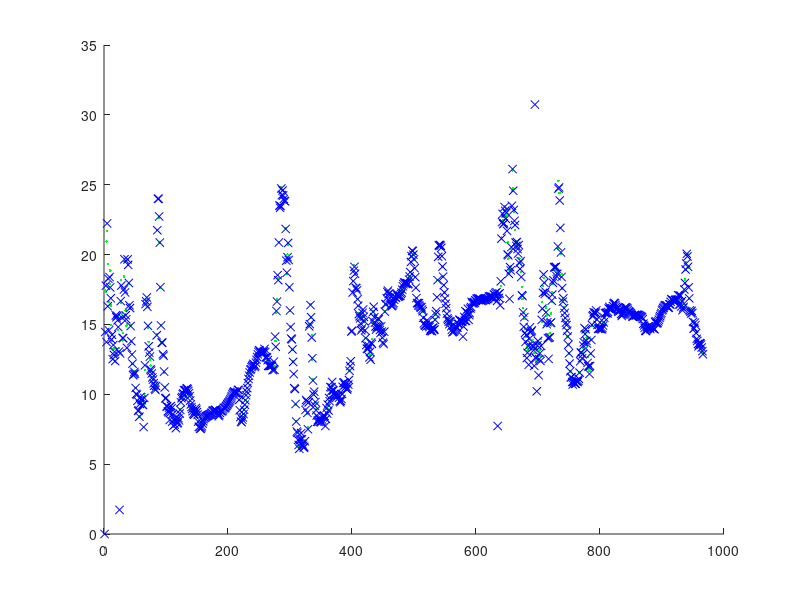
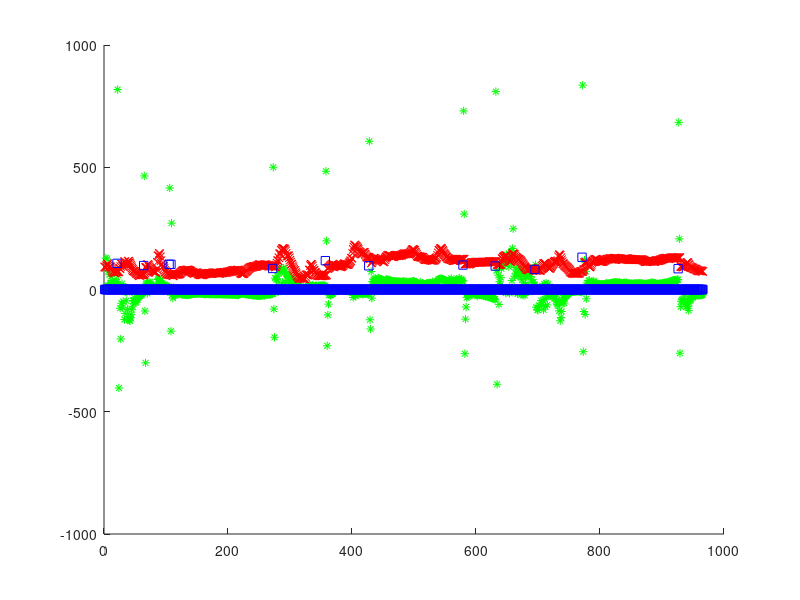

These charts were generated, in order, by the following MATLAB code:
%Kalman Filter Application

%%
%{
Theory
---------------------------------------------------------------------------
KF estimate the state x E R^n
given by   x(t)= Ax(t-1) + Gw(t-1)
A (n x m)-> relates state at t-1 with state at t
G (n x k)-> relates w(t) to the state at t
w(t)(K) -> represents the process noise

Measurement y E R^m
given by   y(t)= Hx(t) + v(t)
H (m x n)-> relates the state with the measurement
v(t)-> represents the measurement noise

---------------------------------------------------------------------------
P(w) ~ N(o,Q)
p(v) ~ N(0,R)
Q-> process noise covariance
R-> measurement noise covariance

P[t|t-1] = E[ ( x(t) - ^x(t|t-1) ) ( x(t) - x(t|t-1) )^T ]
P[t|t] = E[ ( x(t) - ^x(t|t) ) ( x(t) - x(t|t) )^T ]

Time update equations:
^x(t|t-1) =  A* ^x(t-1|t-1)
P[t|t-1] = A * P[t-1|t-1] * A^T + Q

Measurement equations:
K[t] = P[t|t-1] * H^T * (H * P[t|t-1] * H^T + R)^-1
^x(t|t) = ^x(t|t-1) + K[t] * ( y(t) - H * ^x(t|t-1) )
P[t|t] = ( I - K[t] * H )* P(t-1|t-1)

K[t] (n x m)-> Kalman gain
%}

%%

%{
    Article
    Matthew Kuure-Kinsey, Cesar C. Palerm, B. Wayne Bequette, "A dual-rate
    Kalman Filter for Continuous Glucose Monitoring", Proceedings of the
    28th IEEE 2006.

    .......................................................................
    Blood glucose estimation. Expressed in terms of its rate of change
        g[t+1] = g[t] + (dif)g[t]
    and the rate of change is modeled as a stochastic signal
        (dif)g[t+1] = (dif)g[t] + w[g,t]
    The same is done for the sensor gain.
        a[t+1] = a[k] + (dif)a[t]
        (dif)a[t+1] = (dif)a[t] + w[a,t]
    
    -----------------------------------------------------------------------
    In Kalman state notation
    
    X(t+1) = [ g(t+1)
               [dif]g(t+1)
               a(t+1)
               [dif]a(t+1) ]

    A = [1 1 0 0
         0 1 0 0
         0 0 1 1
         0 0 0 1]

    X(t) = [ g(t)
             [dif]g(t)
             a(t)
             [dif]a(t) ]

    G = [0 0
         1 0
         0 0
         0 1]
 
    w(t) = [ w[g,t]
             w[a,t] ]

    Q -> 4x4

        
        X(t+1) = AX(t) + GW(t)

    -----------------------------------------------------------------------
    Given that the model has two measured outputs , sensor and reference blood
    glucose, two different time scales are used: fast, for sensor measurements;
    and slow, for fingerstick measurements.
    
    In Kalman state notation
    
    H[fast] = [ 0.5a(t) 0 0.5g(t) 0 ]
    

        Y[s,t] = H[fast]X(t) + V[s,t]
    
    
    Y(t) = [ Y[s,t]
             Y[f,t] ]
    
    H[slow] = [ 0.5a(t) 0 0.5g(t) 0 
                1       0 0       0 ]

    V(t) = [ V[s,t]
             V[f,t] ]


        Y(t) = H[slow]X(t) + V(t)
    
    If Q<R then model has priority
    if R<Q then measurements have priority
%}
%clear all
%close all

%codegen
close all
clear all
load('Meas');
load('Datos Alex 2');

t = 1;

Yga = zeros(2,length(Meas(1,:)));

X = zeros(4,length(Meas(1,:)));
X(1,1) = 1;
X(3,1) = 1;
H = zeros(length(Meas(1,:)),4);

A = [1 1 0 0; 0 1 0 0; 0 0 1 1; 0 0 0 1];

G = [0 0; 1 0; 0 0; 0 1];

Q = 1*eye(4);
Rf = 1;
Rs = eye(2);


X_est = zeros( 4, 1 );
P_est = ones( 4, 4 );
X_est(1,1) = X(1,1);
X_est(3,1) = X(3,1);

for t=2 : length(Meas(1,:))
    Hf = [.5*X(3,t-1) 0 .5*X(1,t-1) 0];

    Hs = [.5*X(3,t-1) 0 .5*X(1,t-1) 0; 1 0 0 0];
    
    
    if Meas(2,t) == 0
    
        % Predicted state and covariance
        X_prd = A * X_est;
        P_prd = A * P_est * A' + Q;
    
        % Estimation
        S = Hf * P_prd' * Hf' + Rf;
        B = Hf * P_prd';
        K= (S\B)';

        %Z = Hf * Meas(1,t)+Rf;   
        
        % Estimated state and covariance
        X_est = X_prd + K * ( Meas(1,t) - Hf * X_prd );
        P_est = P_prd - K * Hf * P_prd;

        % Compute the estimated measurements
        Yf = Hf * X_est;
        
        X(:,t) = X_est;
        
        H(t,:) = Hf;
        
        Yga(1,t)=Yf;
    
    else
        % Predicted state and covariance
        X_prd = A * X_est;
        P_prd = A * P_est * A' + Q;
    
        % Estimation
        S = Hs * P_prd' * Hs' + Rs;
        B = Hs * P_prd';
        K= (S \ B)';

        % Estimated state and covariance
        X_est = X_prd + K * ( Meas(:,t) - Hs * X_prd );
        P_est = P_prd - K * Hs * P_prd;

        % Compute the estimated measurements
        Ys = Hs * X_est;
        
        X(:,t)=X_est;
        
        H(t,:) = Hs(1,:);
        
        Yga(:,t)=Ys;
    end
end

%title('asd');
%xlabel('Time [5min]');
%ylabel('');
figure(1)
hold on
plot(Meas(1,:),'g.');
plot(Yga(1,:),'bx');

figure(2)
for i=1:length(Meas(1,:))
    M(i) = Yga(1,i)*H(i,3);
end
hold on
plot(M(:),'g*');
plot(data(:,3),'rx');
plot(Meas(2,:),'bs');


